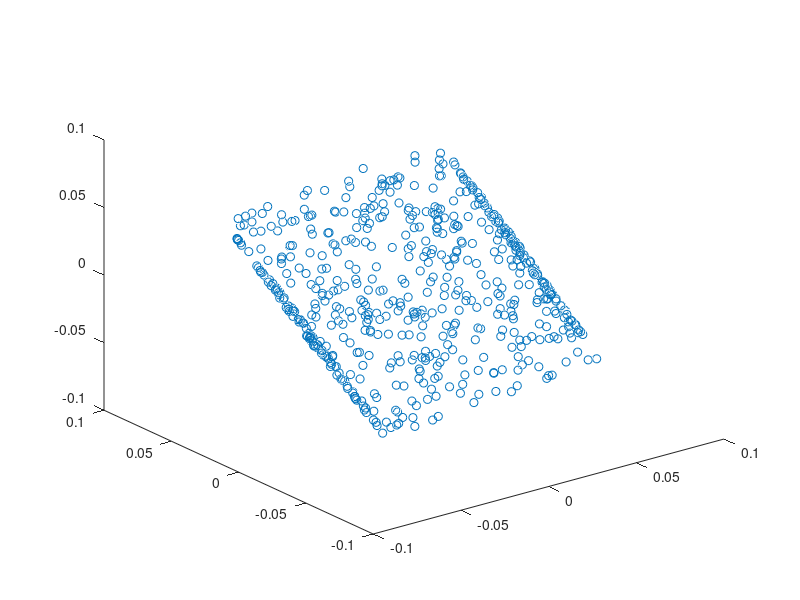

Write MATLAB code to recreate this figure.
clear;
clc;
points = load('3D_points.txt');
x = points(:,1);
y = points(:,2);
z = points(:,3);
plot3(x,y,z,'o');
rotate3d on;